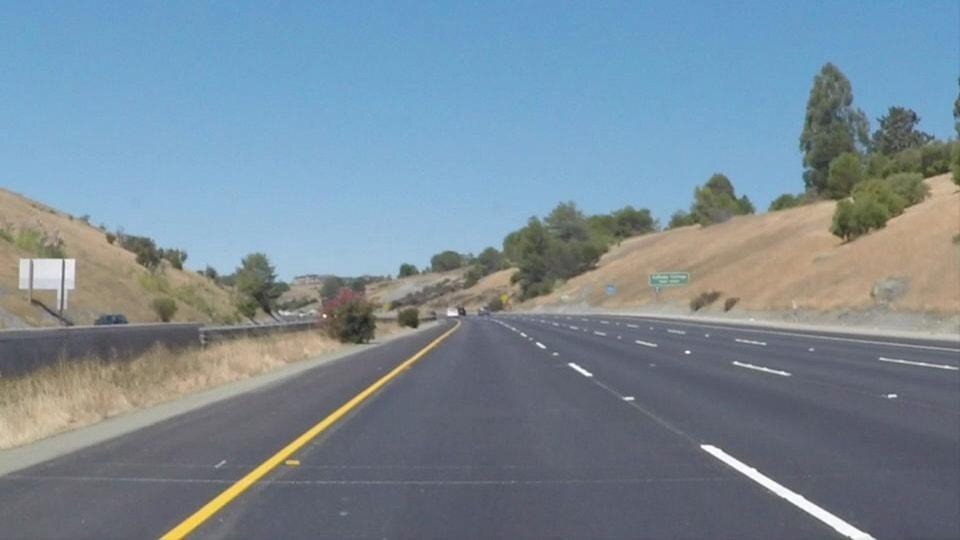
#> input picture Homework/HW 4 - 0316/data/YW1.jpg, 960 x 540 px, found by its file name
$ python '이지희.py'
#> lines starting #> are read from the running program, lines starting #| are printed output that depends on the picture; after the words box and inside, x2 and y2 are one past the last pixel; in counts of white or black regions, pixels touching at a corner belong together
import cv2
import math
import matplotlib.pyplot as plt
import matplotlib.image as mpimg
import numpy as np
from PIL import Image
import os

def grayscale(img):
    return cv2.cvtColor(img, cv2.COLOR_RGB2GRAY)
def canny(img, low_threshold, high_threshold):
    return cv2.Canny(img, low_threshold, high_threshold)
def gaussian_blur(img, kernel_size):
    return cv2.GaussianBlur(img, (kernel_size, kernel_size), 0)
def region_of_interest(img, vertices):
    mask = np.zeros_like(img)
    if len(img.shape) > 2:
        channel_count = img.shape[2]
        ignore_mask_color = (255,) * channel_count
    else:
        ignore_mask_color = 255
    cv2.fillPoly(mask, vertices, ignore_mask_color)
    masked_image = cv2.bitwise_and(img, mask)
    return masked_image


def draw_lines(img, lines, color=[255, 0, 0], thickness=5):
    for line in lines:
        for x1,y1,x2,y2 in line:
            cv2.line(img, (x1, y1), (x2, y2), color, thickness)
    return img

# [5 lines left out: function hough_lines, not called in this run]

def read_img(img):
#> called with img = 'YW1.jpg'
    return mpimg.imread(img)
#> returned value is the input picture: shape (540, 960, 3); mean R, G, B 120.9, 138.5, 151.6

def to_hls(img):
    return cv2.cvtColor(img, cv2.COLOR_RGB2HLS)

def to_hsv(img):
    return cv2.cvtColor(img, cv2.COLOR_RGB2HSV)

def get_hough_lines(img, rho=1, theta=np.pi/180, threshold=20, min_line_len=20, max_line_gap=300):
    lines = cv2.HoughLinesP(img, rho, theta, threshold, np.array([]),
                            minLineLength=min_line_len, maxLineGap=max_line_gap)
    return lines

# [56 lines left out: functions get_line_slope_intercept, get_lines_slope_intercept, convert_slope_intercept_to_line, get_lane_lines, draw_weighted_lines, not called in this run]


img = read_img('YW1.jpg')
rd_H = img.shape[0]
#> rd_H = 540
rd_W = img.shape[1]
#> rd_W = 960


blur_img = gaussian_blur(img, 9)
gray_img = grayscale(blur_img)
#> in grayscale, `return cv2.cvtColor(img, cv2.COLOR_RGB2GRAY)`:
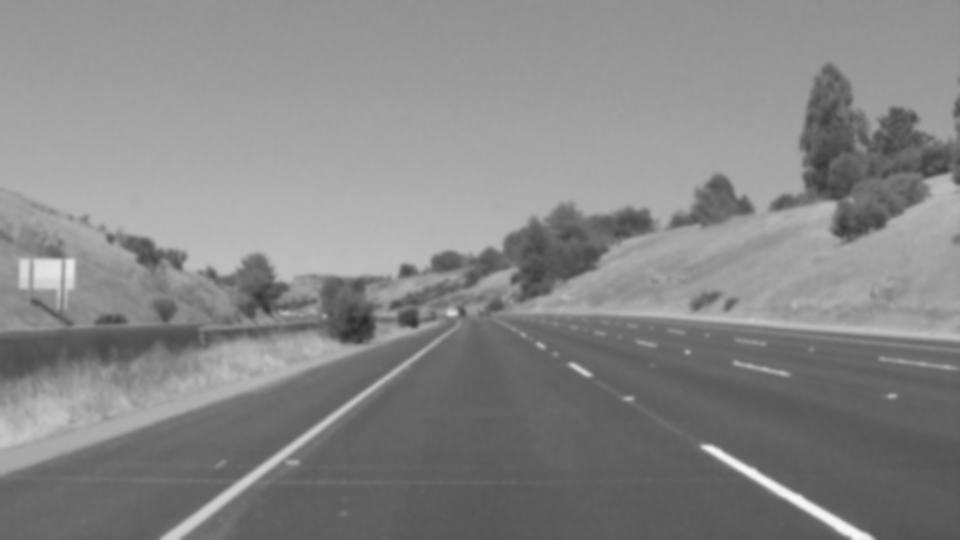
#> returned value: shape (540, 960); min 42, max 249, mean 134.8
cannyed_img = canny(gray_img,160,200)
#> in canny, `return cv2.Canny(img, low_threshold, high_threshold)`:
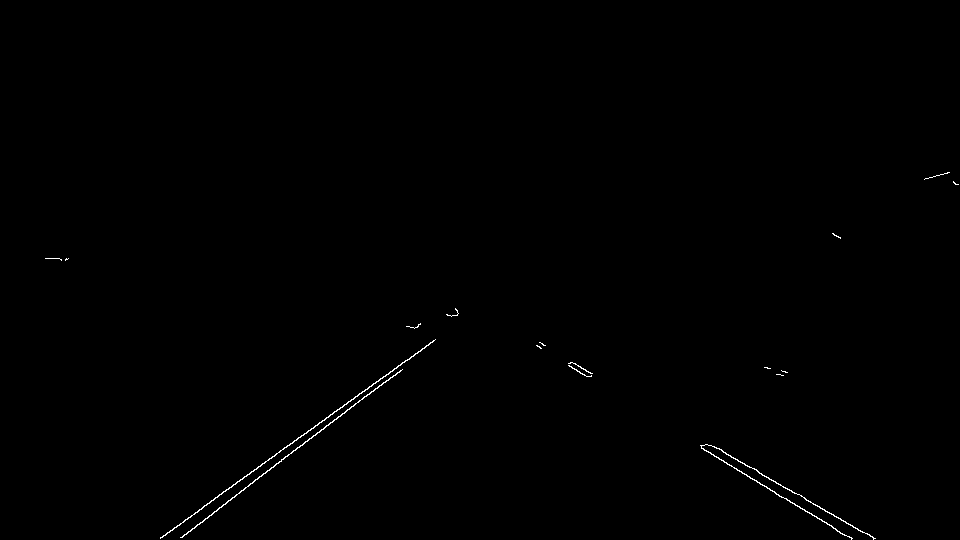
#> returned value: shape (540, 960); 0.31% white in thin lines or dots, all inside (x1, y1, x2, y2) = (45, 172, 959, 540)
ROI_vertices = [(0,rd_H),(rd_W/2,rd_H/2),(rd_W,rd_H),]
#> ROI_vertices = [(0, 540), (480, 270), (960, 540)]
cropped_img = region_of_interest(cannyed_img,np.array([ROI_vertices], np.int32))
#> in region_of_interest, `cv2.fillPoly(mask, vertices, ignore_mask_color)`:
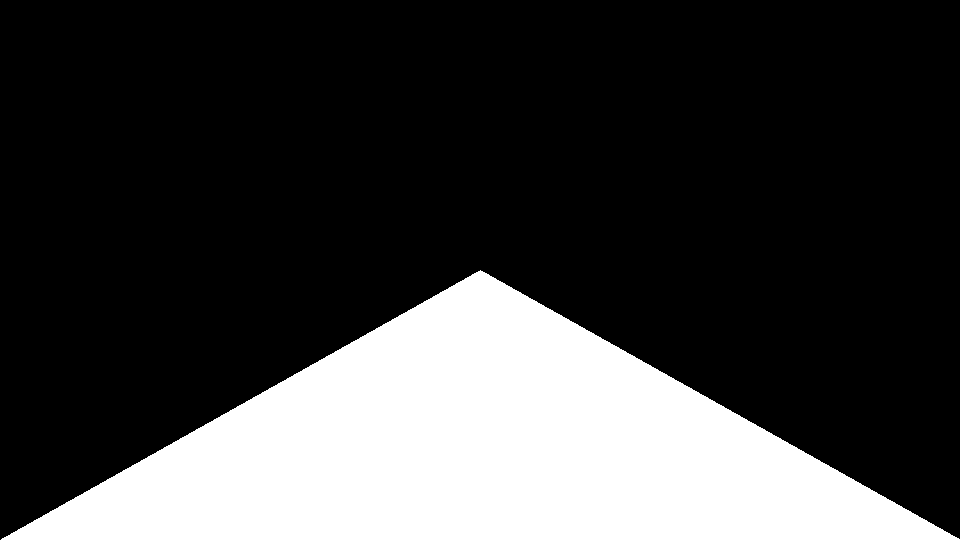
#> mask: shape (540, 960); 25% white; 1 white region, box (x1, y1, x2, y2) and area: (1, 270, 960, 540) 129810
#> in region_of_interest, `masked_image = cv2.bitwise_and(img, mask)`: masked_image: shape (540, 960); 0.29% white in thin lines or dots, all inside (x1, y1, x2, y2) = (160, 308, 876, 540)

cv2.imshow('crop',cropped_img)


lines = get_hough_lines(cropped_img)
#> in get_hough_lines, `lines = cv2.HoughLinesP(img, rho, theta, threshold, np.array([]), minL..`: lines = [[160, 537, 359, 393], [180, 537, 401, 370], [701, 448, 851, 538], [165, 535, 435, 339], [255, 479, 397, 372], [570, 363, 874, 538], [569, 363, 862, 532], [701, 447, 852, 538], [181, 537, 243, 490], [536, 345, 702, 445], [570, 362, 875, 538], [160, 538, 433, 340]]


f_img = draw_lines(img, lines)
#> the loop in draw_lines, `for line in lines:` made 12 passes

cv2.imshow('final',f_img)


#선을 그리는 부분부터 이해가 안됩니다ㅜㅜㅜ

$ run again, with Homework/HW 4 - 0316/data/YW2.jpg copied over Homework/HW 4 - 0316/data/YW1.jpg
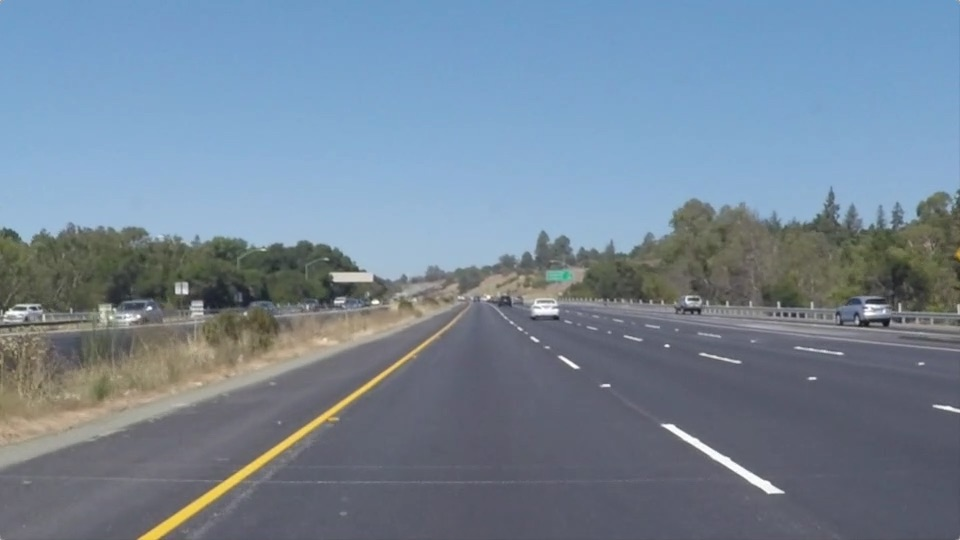
#> input picture Homework/HW 4 - 0316/data/YW2.jpg, 960 x 540 px, found by its file name
#> in read_img, returned value is the input picture: shape (540, 960, 3); mean R, G, B 116.5, 133.6, 150.8
#> in canny, `return cv2.Canny(img, low_threshold, high_threshold)`:
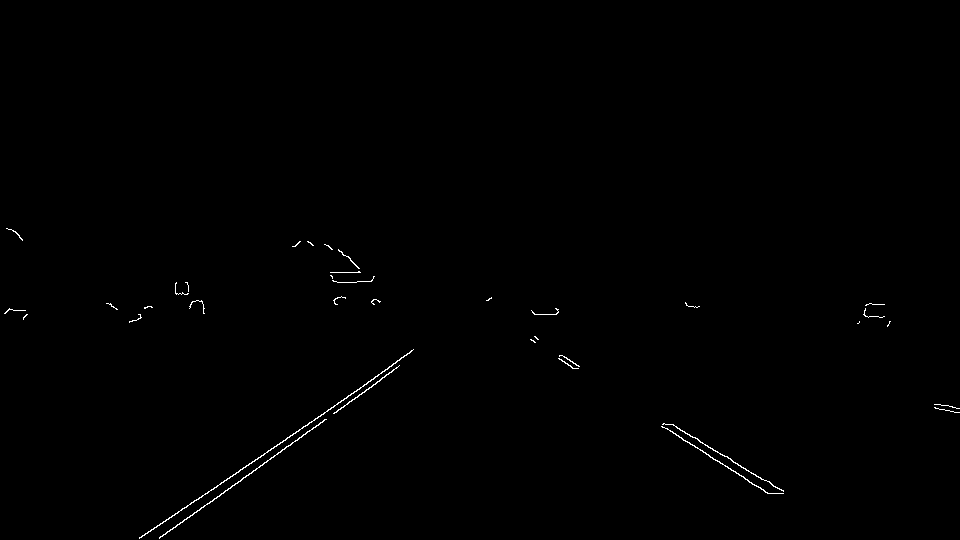
#> returned value: shape (540, 960); 0.36% white in thin lines or dots, all inside (x1, y1, x2, y2) = (4, 228, 960, 539)
#> mask: shape (540, 960); 25% white; 1 white region, box (x1, y1, x2, y2) and area: (1, 270, 960, 540) 129810
#> in region_of_interest, `masked_image = cv2.bitwise_and(img, mask)`:
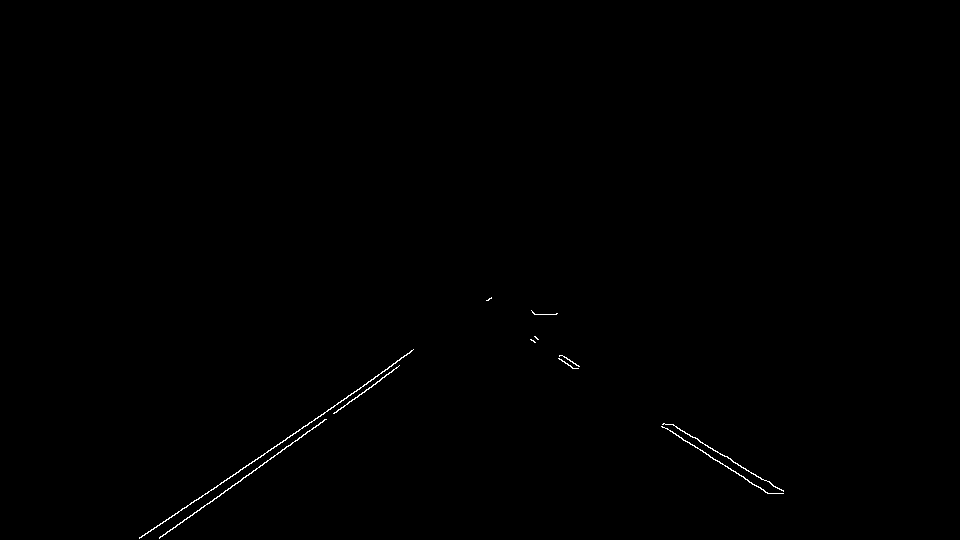
#> masked_image: shape (540, 960); 0.26% white in thin lines or dots, all inside (x1, y1, x2, y2) = (139, 297, 784, 539)
#> in get_hough_lines, `lines = cv2.HoughLinesP(img, rho, theta, threshold, np.array([]), minL..`: lines = 15 rows, first 6: [139, 537, 373, 379], [661, 426, 769, 493], [264, 462, 380, 380], [139, 538, 333, 407], [159, 537, 273, 457], [534, 342, 777, 488]
#> the loop in draw_lines, `for line in lines:` made 15 passes

$ run again, with Homework/HW 4 - 0316/data/WW1.jpg copied over Homework/HW 4 - 0316/data/YW1.jpg
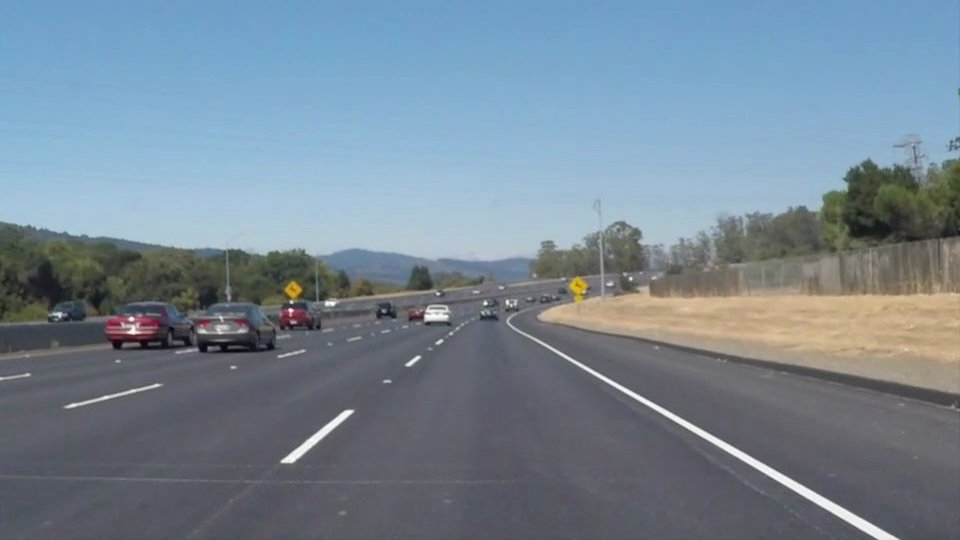
#> input picture Homework/HW 4 - 0316/data/WW1.jpg, 960 x 540 px, found by its file name
#> in read_img, returned value is the input picture: shape (540, 960, 3); mean R, G, B 118.5, 134.5, 148.1
#> in canny, `return cv2.Canny(img, low_threshold, high_threshold)`:
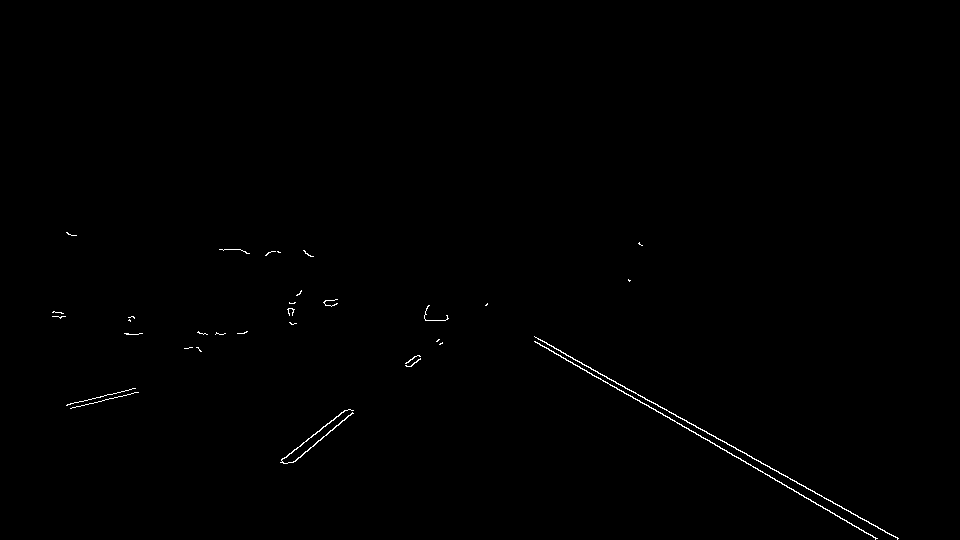
#> returned value: shape (540, 960); 0.37% white in thin lines or dots, all inside (x1, y1, x2, y2) = (52, 232, 899, 540)
#> mask: shape (540, 960); 25% white; 1 white region, box (x1, y1, x2, y2) and area: (1, 270, 960, 540) 129810
#> in region_of_interest, `masked_image = cv2.bitwise_and(img, mask)`:
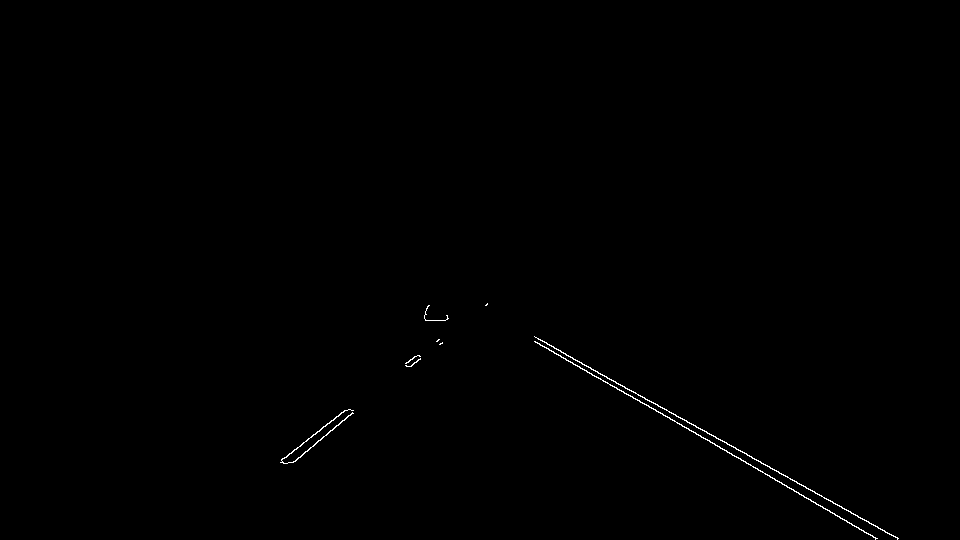
#> masked_image: shape (540, 960); 0.28% white in thin lines or dots, all inside (x1, y1, x2, y2) = (280, 303, 899, 540)
#> in get_hough_lines, `lines = cv2.HoughLinesP(img, rho, theta, threshold, np.array([]), minL..`: lines = [[535, 337, 897, 538], [535, 341, 877, 538], [292, 462, 439, 339], [281, 459, 344, 410], [280, 462, 417, 355], [534, 336, 898, 538], [600, 378, 872, 535], [295, 461, 420, 356], [281, 460, 414, 356], [534, 341, 875, 538], [283, 462, 442, 342], [425, 320, 447, 319]]
#> the loop in draw_lines, `for line in lines:` made 12 passes
